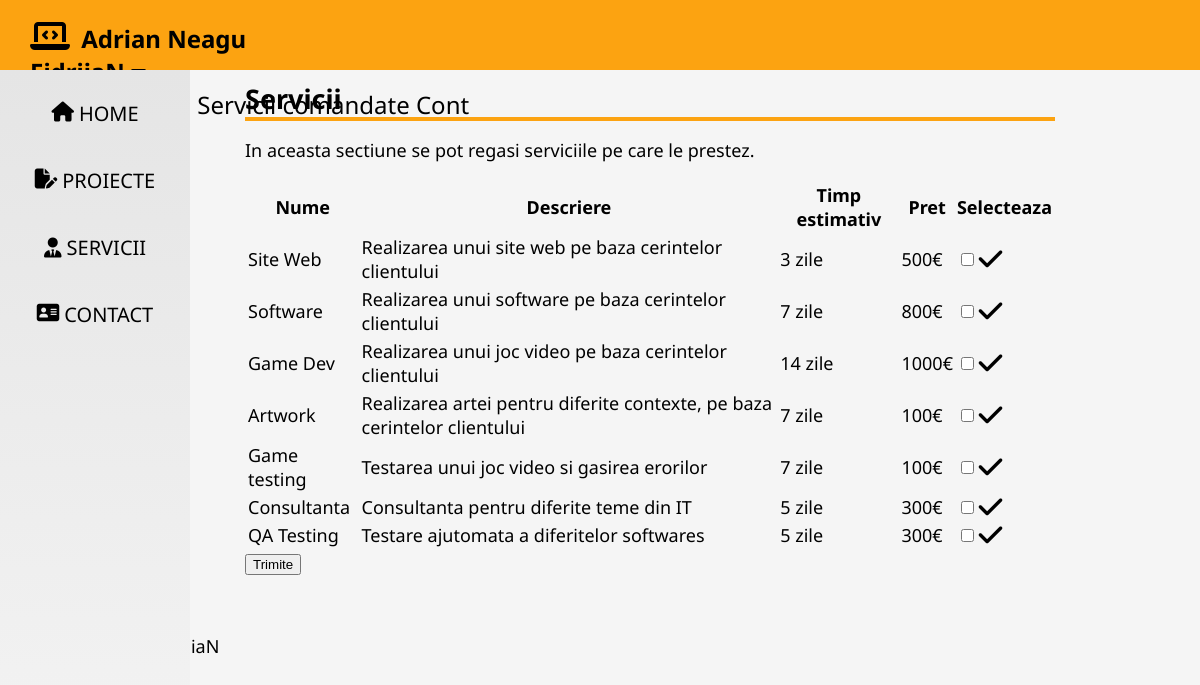
Screenshot of /Website/PHP/servicii.php (signed in) with the database file from the repository.
### tables this page shows
CREATE TABLE IF NOT EXISTS `servicii` (
  `id` int(11) NOT NULL AUTO_INCREMENT,
  `nume` varchar(50) NOT NULL,
  `descriere` varchar(100) NOT NULL,
  `timp_estimativ` varchar(50) NOT NULL,
  `pret` int(11) NOT NULL,
  PRIMARY KEY (`id`)
);

### Website/PHP/servicii.php (the view, shortened to what this page needs)
<?php
    function extrageDB_logat(){
        require 'conectDB.php';
        $sql= "SELECT * FROM servicii";
        $result = mysqli_query($conn,$sql);
        while ($row = mysqli_fetch_assoc($result)) {
            echo '
            <tr>
                <td>'.$row['nume'].'</td>
                <td>'.$row['descriere'].'</td>
                <td>'.$row['timp_estimativ'].'</td>
                <td>'.$row['pret'].'€</td>
                <td><input type="checkbox" name="check_list[]" value="'.$_SESSION["id_serviciu"].' "><i class="fa-solid fa-check fa-xl"></i></td>
            </tr>';
        }
    }
?>
<!DOCTYPE html>
<html lang="en">
<head>
    <link rel="stylesheet" type="text/css" href="/ProiectDAW/css/style.css">
    <link rel="stylesheet" type="text/css" href="/ProiectDAW/css/fontawsome/css/all.css">
    <link rel="stylesheet" type="text/css" href="/ProiectDAW/css/fontawsome/fontawesome.css">
</head>
<body>
    <?php
    require 'menu.php';
    ?>
    <main>
        <h2 class="title">Servicii</h2>
        <p>In aceasta sectiune se pot regasi serviciile pe care le prestez.</p>
        <?php
        if (isset($_SESSION['logat1']) && $_SESSION['logat1'] === true) {
            echo '
            <div class="tabelServicii">
                <form action="serviciiCheck.php" method="post">
                    <table>
                        <tr>
                            <th>Nume</th>
                            <th>Descriere</th>
                            <th>Timp estimativ</th>
                            <th>Pret</th>
                            <th>Selecteaza</th>
                        </tr>';
                        extrageDB_logat();
            echo '</table>
                    <button onclick="return confirm(\'Esti sigur ca vrei sa comanzi urmatoarele servicii?\');" type="submit" name="trimite">Trimite</button>
                </form>';
        }
        ?>
    </main>
    <?php
    require 'footer.php';
    ?>
</body>
</html>

### Website/EidriiaN.github.io/css/style.css (style rules this page uses)
* { box-sizing: border-box; }
body { margin: 0; background-color: #f5f5f5; font-size: 18px; font-family: 'Noto Sans', sans-serif; }
main { margin: 10px 10% 60px 220px; padding: 0px 25px; }
p { line-height: 125%; }
.title { border-bottom: 4px solid #fca311; margin-bottom: 5px; margin-top: 10px; }

### rows the page displays
servicii: nume "Site Web", descriere "Realizarea unui site web pe baza cerintelor clientului", timp_estimativ "3 zile", pret "500"
servicii: nume "Software", descriere "Realizarea unui software pe baza cerintelor clientului", timp_estimativ "7 zile", pret "800"
servicii: nume "Game Dev", descriere "Realizarea unui joc video pe baza cerintelor clientului", timp_estimativ "14 zile", pret "1000"
servicii: nume "Artwork", descriere "Realizarea artei pentru diferite contexte, pe baza cerintelor clientului", timp_estimativ "7 zile", pret "100"
servicii: nume "Game testing", descriere "Testarea unui joc video si gasirea erorilor", timp_estimativ "7 zile", pret "100"
servicii: nume "Consultanta", descriere "Consultanta pentru diferite teme din IT", timp_estimativ "5 zile", pret "300"
servicii: nume "QA Testing", descriere "Testare ajutomata a diferitelor softwares", timp_estimativ "5 zile", pret "300"

### other values shown
$_SESSION["username"] "EidriiaN"
